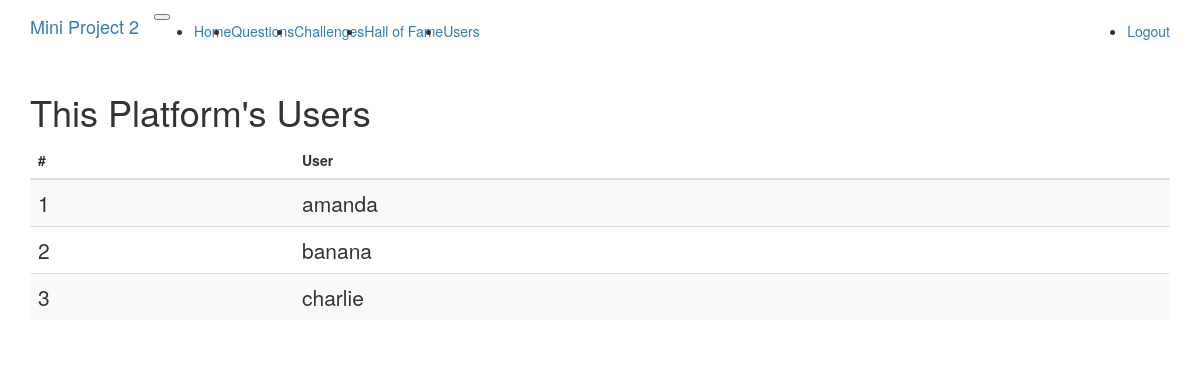
Screenshot of /users (signed in) with the database file from the repository.
### app/models.py (models this page shows, shortened)
class User(UserMixin, db.Model):
	__tablename__ = 'user'
	id = db.Column(db.Integer, primary_key=True)
	username = db.Column(db.String(64), index=True, unique=True)
	password_hash = db.Column(db.String(128))
	questions = db.relationship('Question', backref='from_user',
								lazy='dynamic')
	challenges = db.relationship('Challenge', secondary=association_table,
								backref=db.backref('to_user'),
								lazy='dynamic')
	records = db.relationship('TimeRecord',
								backref=db.backref('user_challenge'),
								lazy='dynamic')

### app/routes.py (the view)
@application.route('/users')
@login_required
def users():
	users = User.query.all()
	mergesort(users, lambda item: item.username)
	usernames = [u.username for u in users]
	return render_template('users.html', title='Users',
							users=usernames)

### app/models.py (called while the page is built)
@login.user_loader
def load_user(id):
	return User.query.get(int(id))

### app/serverlibrary.py (called while the page is built)
def merge(array, p, q, r, byfunc):
    len_left = q - p + 1
    len_right = r - q
    left_array = array[p:q+1]
    right_array = array[q+1:r+1]
    left_arrow = 0
    right_arrow = 0
    sort_pos = p
    while left_arrow < len_left and right_arrow < len_right:
        if byfunc(left_array[left_arrow]) <= byfunc(right_array[right_arrow]):
            array[sort_pos] = left_array[left_arrow]
            left_arrow += 1
        else:
            array[sort_pos] = right_array[right_arrow]
            right_arrow += 1
        sort_pos += 1
    while left_arrow < len_left:
        array[sort_pos] = left_array[left_arrow]
        left_arrow += 1
        sort_pos += 1
    while right_arrow < len_right:
        array[sort_pos] = right_array[right_arrow]
        right_arrow += 1
        sort_pos += 1

def mergesort_recursive(array, p, r, byfunc):
    if r - p > 0:
        q = (p + r) // 2
        mergesort_recursive(array, p, q, byfunc)
        mergesort_recursive(array, q + 1, r, byfunc)
        merge(array, p, q, r, byfunc)

def mergesort(array, byfunc=None):
    if byfunc == None:
        byfunc = select_self
    mergesort_recursive(array, 0, len(array)-1, byfunc)

### app/templates/users.html
{% extends "base.html" %}
{% block app_content %}
<h1>This Platform's Users</h1>
<table class="table table-striped" >
  <thead>
    <tr>
      <th scope="col">#</th>
      <th scope="col">User</th>
    </tr>
  </thead>
  <tbody>
  {% for idx in range(users|length) %}
  	<tr>
      <th scope="row" class="lead">{{ idx+1 }}</th>
      <td class="lead">
      	{{ users[idx] }}
      </td>
    </tr>
  {% endfor %}
  </tbody>
</table>
{% endblock %}

### rows the page displays
User: username "amanda"
User: username "banana"
User: username "charlie"

### other values shown
{{ idx+1 }} "1" "2" "3"
